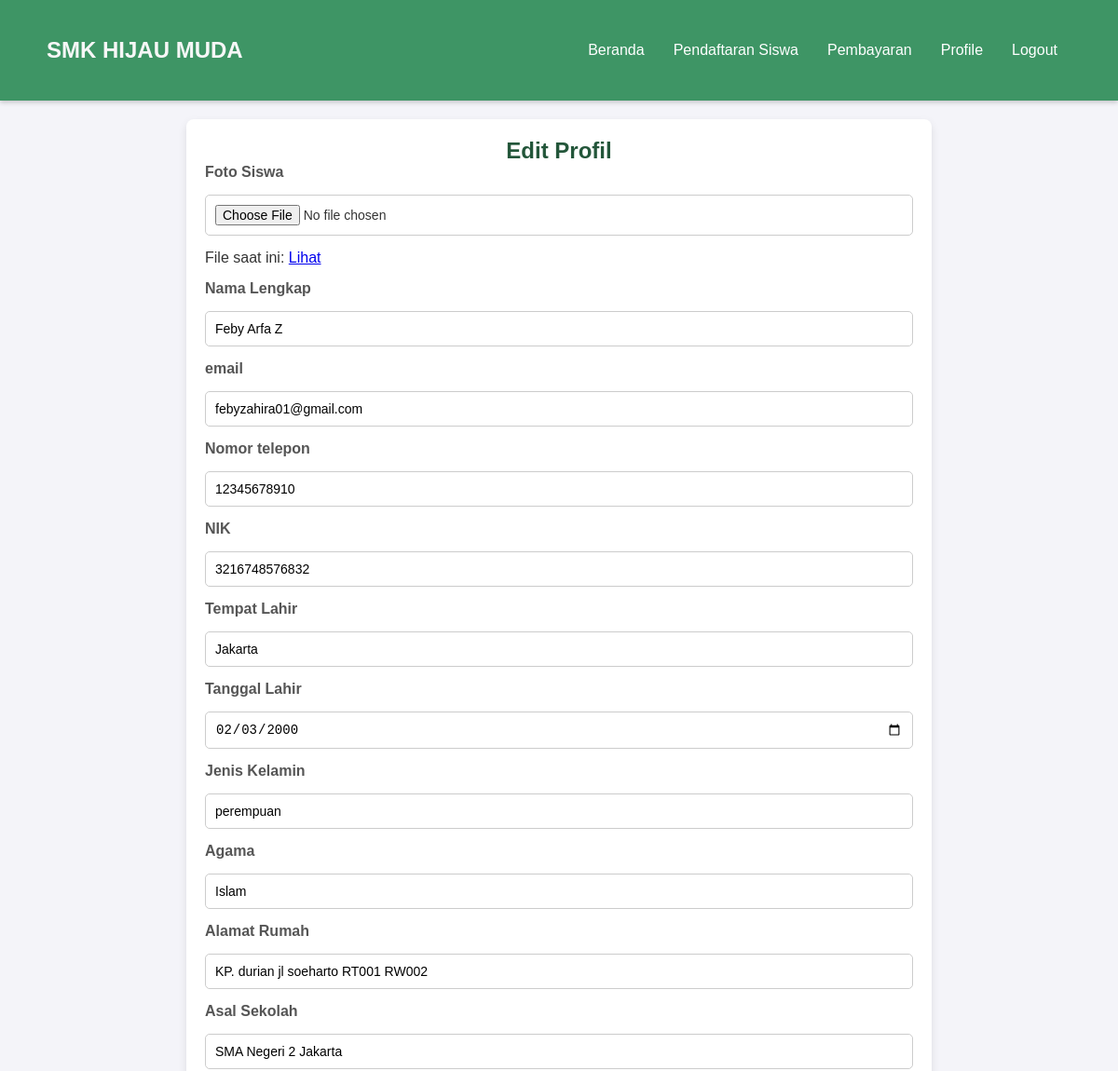
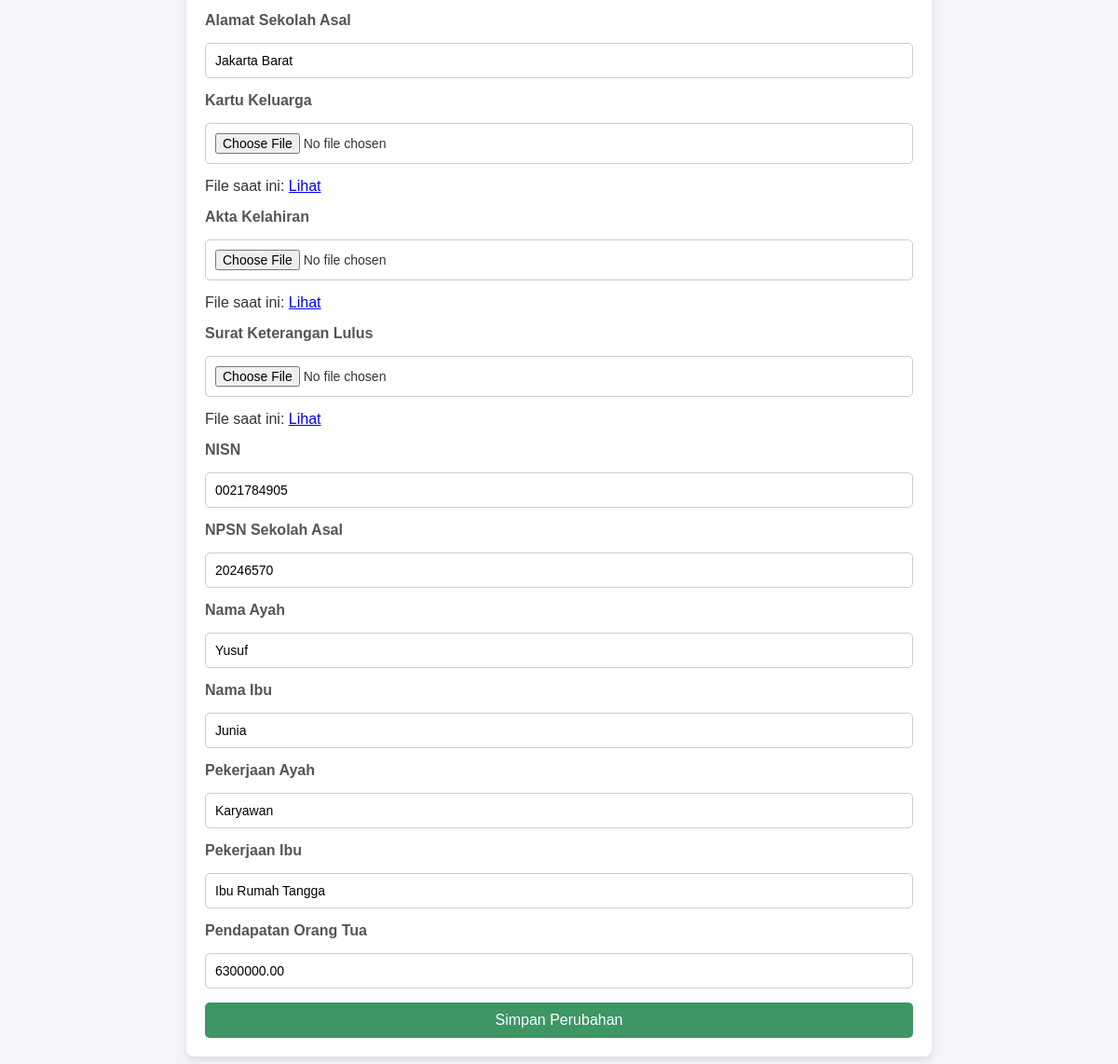
The page /edit_profil.php (signed in) on the database its author committed (2 pictures, top to bottom).
### tables this page shows
CREATE TABLE `pendaftar` (
  `user_id` int(11) NOT NULL,
  `gelombang` varchar(255) NOT NULL,
  `rekomendasi` varchar(255) NOT NULL,
  `nama` varchar(100) DEFAULT NULL,
  `tempat_lahir` varchar(100) DEFAULT NULL,
  `tanggal_lahir` date DEFAULT NULL,
  `jenis_kelamin` enum('laki-laki','perempuan') DEFAULT NULL,
  `alamat` text DEFAULT NULL,
  `agama` varchar(50) DEFAULT NULL,
  `anak_ke` int(11) DEFAULT NULL,
  `jumlah_saudara` int(11) DEFAULT NULL,
  `status_keluarga` varchar(50) DEFAULT NULL,
  `asal_sekolah` varchar(100) DEFAULT NULL,
  `npsn` varchar(20) DEFAULT NULL,
  `jurusan` varchar(50) DEFAULT NULL,
  `nisn` varchar(20) DEFAULT NULL,
  `keluhan` text DEFAULT NULL,
  `nama_ayah` varchar(100) DEFAULT NULL,
  `pekerjaan_ayah` varchar(100) DEFAULT NULL,
  `nama_ibu` varchar(100) DEFAULT NULL,
  `pekerjaan_ibu` varchar(100) DEFAULT NULL,
  `alamat_orang_tua` text DEFAULT NULL,
  `gaji_orang_tua` decimal(15,2) DEFAULT NULL,
  `status_pendaftaran` varchar(50) DEFAULT 'Diproses',
  `timestamp` timestamp NOT NULL DEFAULT current_timestamp(),
  `nik` varchar(50) DEFAULT NULL,
  `status_pembayaran` enum('Telah Bayar','proses Pengembalian') NOT NULL DEFAULT 'Telah Bayar',
  `foto` varchar(255) DEFAULT NULL,
  `kk` varchar(255) DEFAULT NULL,
  `akta` varchar(255) DEFAULT NULL,
  `skl` varchar(255) DEFAULT NULL,
  `Alamat_Sekolah` varchar(255) NOT NULL,
  `email` varchar(255) NOT NULL,
  `telp` varchar(15) NOT NULL,
  `admin_id` int(11) DEFAULT NULL
);

### edit_profil.php (the view, shortened to what this page needs)
<?php
include 'includes/db.php';
$user_id = $_SESSION['user_id'];
$sql = "SELECT * FROM pendaftar WHERE user_id = '$user_id'";
$result = $conn->query($sql);
if ($result->num_rows > 0) {
    $siswa = $result->fetch_assoc();
} else {
    echo "Data tidak ditemukan.";
    exit();
}
?>
<!DOCTYPE html>
<html lang="en">
<head>
    <link rel="stylesheet" href="css/edit_profil.css">
</head>
<body>
    <nav class="navbar">
        <div class="logo">
            <h1>SMK HIJAU MUDA</h1>
        </div>
        <ul class="nav-menu">
            <li><a href="siswa_dashboard.php">Beranda</a></li>
            <li><a href="pendaftaran_siswa.php">Pendaftaran Siswa</a></li>
            <li><a href="pembayaran_siswa.php">Pembayaran</a></li>
            <li><a href="profile_siswa.php">Profile</a></li>
            <li><a href="logout.php">Logout</a></li>
        </ul>
    </nav>
    <div class="profile-container">
        <h2>Edit Profil</h2>
        <form  method="POST" class="edit-form" enctype="multipart/form-data" class="edit-form">
            <label for="foto">Foto Siswa</label>
            <input type="file" name="foto" accept="image/*">
            <?php if (!empty($siswa['foto'])) { echo "<p>File saat ini: <a href='".$siswa['foto']."' target='_blank'>Lihat</a></p>"; } ?>
            <label for="nama">Nama Lengkap</label>
            <input type="text" name="nama" value="<?php echo htmlspecialchars($siswa['nama']); ?>" required>
            <label for="email">email</label>
            <input type="email" name="email" value="<?php echo htmlspecialchars($siswa['email']); ?>" required>
            <label for="telp">Nomor telepon</label>
            <input type="text" name="telp" value="<?php echo htmlspecialchars($siswa['telp']); ?>" required>
            <label for="nik">NIK</label>
            <input type="text" name="nik" value="<?php echo htmlspecialchars($siswa['nik']); ?>" required>
            <label for="tempat_lahir">Tempat Lahir</label>
            <input type="text" name="tempat_lahir" value="<?php echo htmlspecialchars($siswa['tempat_lahir']); ?>" required>
            <label for="tanggal_lahir">Tanggal Lahir</label>
            <input type="date" name="tanggal_lahir" value="<?php echo htmlspecialchars($siswa['tanggal_lahir']); ?>" required>
            <label for="jenis_kelamin">Jenis Kelamin</label>
            <input type="text" name="jenis_kelamin" value="<?php echo htmlspecialchars($siswa['jenis_kelamin']); ?>" required>
            <label for="agama">Agama</label>
            <input type="text" name="agama" value="<?php echo htmlspecialchars($siswa['agama']); ?>" required>
            <label for="alamat">Alamat Rumah</label>
            <input type="text" name="alamat" value="<?php echo htmlspecialchars($siswa['alamat']); ?>" required>
            <label for="asal_sekolah">Asal Sekolah</label>
            <input type="text" name="asal_sekolah" value="<?php echo htmlspecialchars($siswa['asal_sekolah']); ?>" required>
            <label for="Alamat_Sekolah">Alamat Sekolah Asal</label>
            <input type="text" name="Alamat_Sekolah" value="<?php echo htmlspecialchars($siswa['Alamat_Sekolah']); ?>" required>
            <label for="kk">Kartu Keluarga</label>
            <input type="file" name="kk" accept="application/pdf, image/*">
            <?php if (!empty($siswa['kk'])) { echo "<p>File saat ini: <a href='".$siswa['kk']."' target='_blank'>Lihat</a></p>"; } ?>
            <label for="akta">Akta Kelahiran</label>
            <input type="file" name="akta" accept="application/pdf, image/*">
            <?php if (!empty($siswa['akta'])) { echo "<p>File saat ini: <a href='".$siswa['akta']."' target='_blank'>Lihat</a></p>"; } ?>
            <label for="skl">Surat Keterangan Lulus</label>
            <input type="file" name="skl" accept="application/pdf, image/*">
            <?php if (!empty($siswa['skl'])) { echo "<p>File saat ini: <a href='".$siswa['skl']."' target='_blank'>Lihat</a></p>"; } ?>
            <label for="nisn">NISN</label>
            <input type="text" name="nisn" value="<?php echo htmlspecialchars($siswa['nisn']); ?>" required>
            <label for="npsn">NPSN Sekolah Asal</label>
            <input type="text" name="npsn" value="<?php echo htmlspecialchars($siswa['npsn']); ?>" required>
            <label for="nama_ayah">Nama Ayah</label>
            <input type="text" name="nama_ayah" value="<?php echo htmlspecialchars($siswa['nama_ayah']); ?>" required>
            <label for="nama_ibu">Nama Ibu</label>
            <input type="text" name="nama_ibu" value="<?php echo htmlspecialchars($siswa['nama_ibu']); ?>" required>
            <label for="pekerjaan_ayah">Pekerjaan Ayah</label>
            <input type="text" name="pekerjaan_ayah" value="<?php echo htmlspecialchars($siswa['pekerjaan_ayah']); ?>" required>
            <label for="pekerjaan_ibu">Pekerjaan Ibu</label>
            <input type="text" name="pekerjaan_ibu" value="<?php echo htmlspecialchars($siswa['pekerjaan_ibu']); ?>" required>
            <label for="gaji_orang_tua">Pendapatan Orang Tua</label>
            <input type="number" name="gaji_orang_tua" value="<?php echo htmlspecialchars($siswa['gaji_orang_tua']); ?>" required>
            <button type="submit">Simpan Perubahan</button>
        </form>
    </div>
</body>
</html>

### css/edit_profil.css (style rules this page uses)
body { font-family: 'Arial', sans-serif; margin: 0; padding: 0; background-color: #f4f4f9; color: #333; }
* { margin: 0; padding: 0; box-sizing: border-box; }
.navbar { display: flex; justify-content: space-between; align-items: center; padding: 10px 20px; box-shadow: 0 2px 5px rgba(0, 0, 0, 0.2); background-color: #3e9565; }
.logo h1 { font-size: 24px; margin: 30px; color: #f7f7f7; }
.nav-menu { list-style: none; display: flex; gap: 1px; margin-right: 30px; }
.nav-menu li { position: relative; }
.nav-menu a { color: #fff; text-decoration: none; font-size: 16px; padding: 10px 15px; border-radius: 5px; }
.profile-container { max-width: 800px; margin: 20px auto; padding: 20px; background: #fff; border-radius: 8px; box-shadow: 0 4px 10px rgba(0, 0, 0, 0.1); }
.profile-container h2 { text-align: center; color: #23563a; position: relative; animation: fadeInDown 1s; }
.edit-form { display: grid; grid-template-columns: 1fr; gap: 15px; }
.edit-form label { font-weight: bold; color: #555; }
.edit-form input { padding: 10px; border: 1px solid #ccc; border-radius: 5px; font-size: 14px; transition: border-color 0.3s ease; }
.edit-form button { padding: 10px; font-size: 16px; background-color: #3e9565; color: #fff; border: none; border-radius: 5px; cursor: pointer; transition: background-color 0.3s ease; }

### rows shown on the page
pendaftar: nama "Feby Arfa Z", email "febyzahira01@gmail.com", telp "12345678910", nik "3216748576832", tempat_lahir "Jakarta", tanggal_lahir "02/03/2000", jenis_kelamin "perempuan", agama "Islam", alamat "KP. durian jl soeharto RT001 RW002", asal_sekolah "SMA Negeri 2 Jakarta", Alamat_Sekolah "Jakarta Barat", nisn "0021784905", npsn "20246570", nama_ayah "Yusuf", nama_ibu "Junia", pekerjaan_ayah "Karyawan", pekerjaan_ibu "Ibu Rumah Tangga", gaji_orang_tua "6300000.00"
